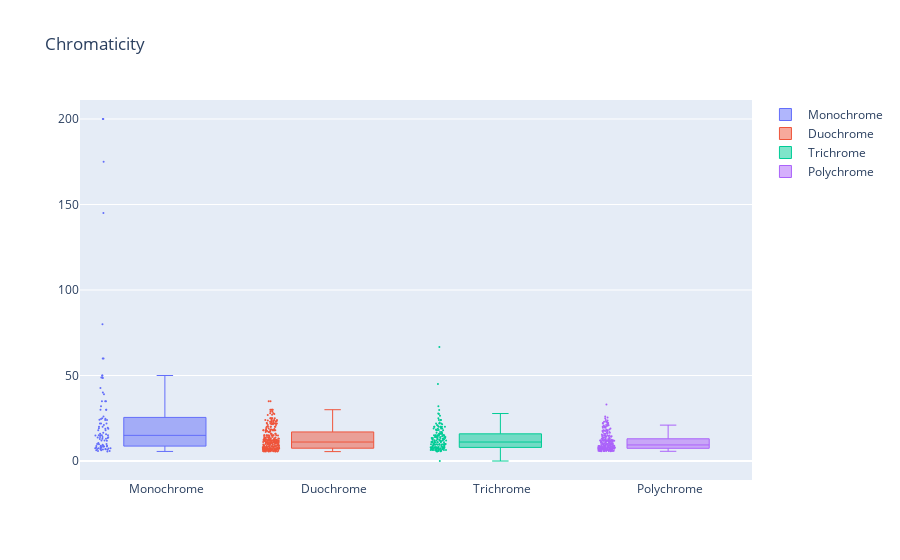
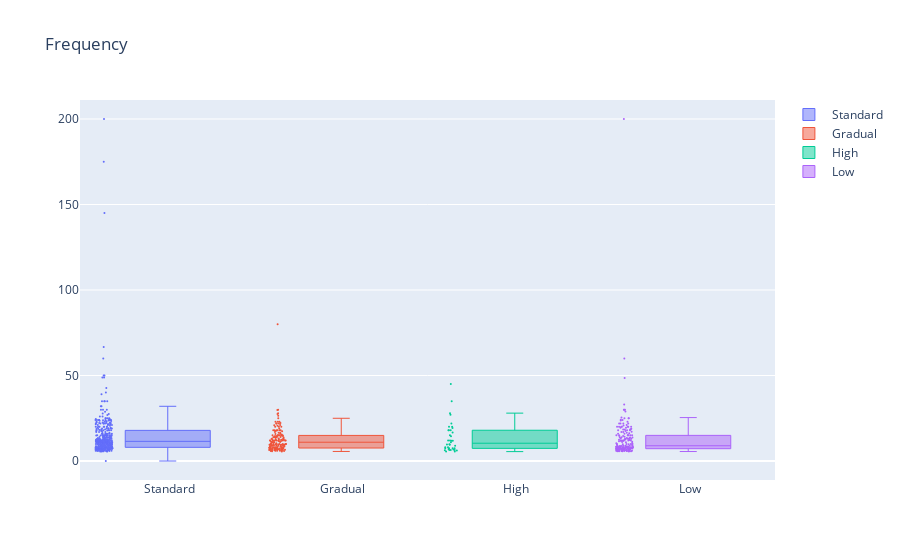
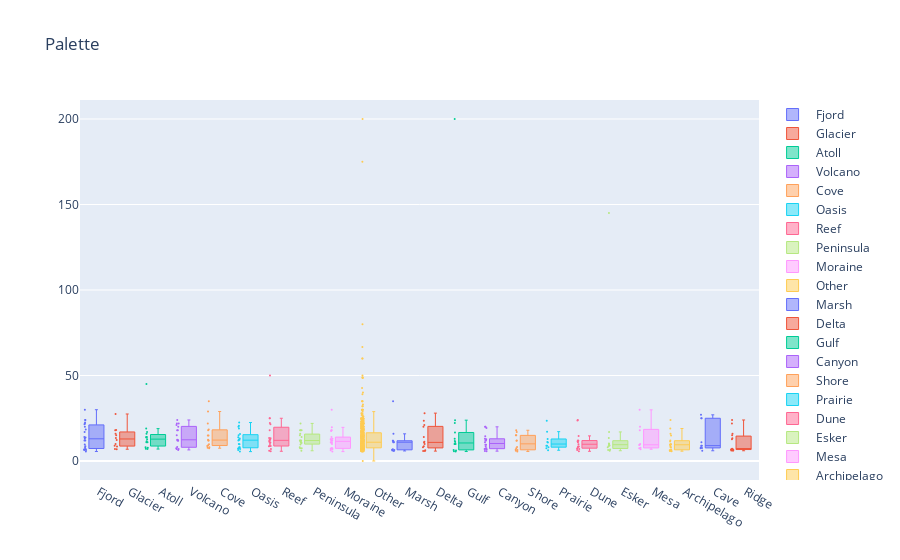
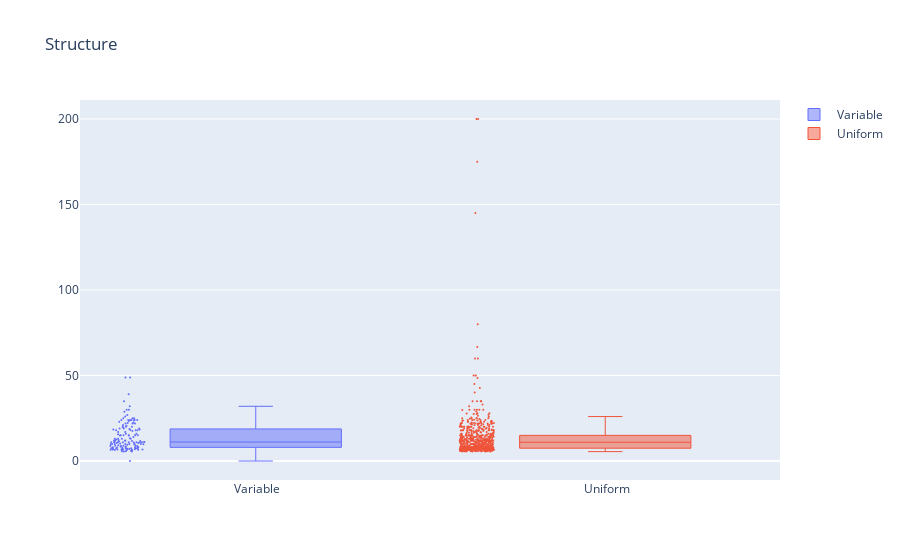

Notebook cell for these charts, in order:
### Markdown cell above
Note that the charts are interactive. You can zoom, hover, pan, etc.

### Code cell
import plotly.express as px
import plotly.graph_objects as go

# import matplotlib.pyplot as plt
import seaborn as sns

# plt.rcParams["figure.figsize"] = (20, 10)
pd.set_option("display.max_columns", None)
pd.plotting.register_matplotlib_converters()

# sns.boxplot(x=df.Style, y=df.Lastprice, hue=df.Chromaticity)
for trait in traits:
    # sns.boxplot(x=df[trait], y=df.Lastprice).set_title(trait)
    # fig = px.box(df, x=trait, y="Lastprice", title=trait, points="all")
    # fig.show()

    fig = go.Figure()
    for traitvariant in df.groupby(trait).median().sort_values("Lastprice", ascending=False).index:
        fig.add_trace(
            go.Box(
                y=df[df[trait] == traitvariant].Lastprice.values,
                name=traitvariant,
                boxpoints="all",
                jitter=0.2,
                whiskerwidth=0.2,
                marker_size=2,
                line_width=1,
            )
        )
    fig.update_layout(title=trait)
    fig.show()

### Figure 1 — Plotly figure (JSON) as saved in the notebook; plotly's stock layout.template omitted (floating-point values rounded to 4 significant figures; data arrays with more than 128 entries replaced by an {"elided": "..."} marker saying what was removed)
{"data": [{"boxpoints": "all", "jitter": 0.2, "line": {"width": 1}, "marker": {"size": 2}, "name": " Monochrome", "type": "box", "whiskerwidth": 0.2, "y": [200, 200, 175, 145, 80, 60, 60, 50, 50, 48.89, 48.88, 48.57, 42.69, 40, 39, 35, 35, 35, 32, 30, 30, 30, 26, 25, 24.69, 24.5, 24.07, 24, 24, 22, 22, 22, 21, 20, 20, 19.5, 19.2, 18.9, 18.88, 18, 18, 16.5, 15.9, 15.59, 15, 15, 15, 15.0, 14.99, 14, 13.99, 13.9, 13.7, 13.5, 13, 13, 12.88, 11.99, 11.99, 11.82, 10.49, 10, 10, 9.8, 9.5, 8.99, 8.98, 8.89, 8.85, 8.6, 8.5, 8.49, 8.4, 8.2, 7.85, 7.8, 7.5, 7.5, 7.4, 7.39, 7.24, 7.1, 7, 6.9, 6.9, 6.75, 6.64, 6.3, 6.25, 5.93, 5.8, 5.6, null, null, null, null, null, null, null, null, null, null, null, null, null, null, null, null, null, null, null, null, null, null, null, null, null, null, null, null, null, null, null, null, null, null, null]}, {"boxpoints": "all", "jitter": 0.2, "line": {"width": 1}, "marker": {"size": 2}, "name": " Duochrome", "type": "box", "whiskerwidth": 0.2, "y": {"elided": "352 float values"}}, {"boxpoints": "all", "jitter": 0.2, "line": {"width": 1}, "marker": {"size": 2}, "name": " Trichrome", "type": "box", "whiskerwidth": 0.2, "y": {"elided": "226 float values"}}, {"boxpoints": "all", "jitter": 0.2, "line": {"width": 1}, "marker": {"size": 2}, "name": " Polychrome", "type": "box", "whiskerwidth": 0.2, "y": {"elided": "295 float values"}}], "layout": {"title": {"text": "Chromaticity"}}}

### Figure 2 — Plotly figure (JSON) as saved in the notebook; plotly's stock layout.template omitted (floating-point values rounded to 4 significant figures; data arrays with more than 128 entries replaced by an {"elided": "..."} marker saying what was removed)
{"data": [{"boxpoints": "all", "jitter": 0.2, "line": {"width": 1}, "marker": {"size": 2}, "name": " Standard", "type": "box", "whiskerwidth": 0.2, "y": {"elided": "491 float values"}}, {"boxpoints": "all", "jitter": 0.2, "line": {"width": 1}, "marker": {"size": 2}, "name": " Gradual", "type": "box", "whiskerwidth": 0.2, "y": {"elided": "213 float values"}}, {"boxpoints": "all", "jitter": 0.2, "line": {"width": 1}, "marker": {"size": 2}, "name": " High", "type": "box", "whiskerwidth": 0.2, "y": [45, 35, 28, 27, 22, 20, 20, 19.3, 18, 18, 17.98, 16.69, 15, 14.5, 12, 11.96, 11.9, 11.9, 11, 9.8, 9.69, 9.5, 9, 8, 8, 7.537, 7.5, 7.49, 7.4, 6.99, 6.7, 6.49, 6.4, 6.4, 6.29, 6.19, 5.555, 5.5, null, null, null, null, null, null, null, null, null, null, null, null, null, null, null, null, null, null, null]}, {"boxpoints": "all", "jitter": 0.2, "line": {"width": 1}, "marker": {"size": 2}, "name": " Low", "type": "box", "whiskerwidth": 0.2, "y": {"elided": "239 float values"}}], "layout": {"title": {"text": "Frequency"}}}

### Figure 3 — Plotly figure (JSON) as saved in the notebook; plotly's stock layout.template omitted (floating-point values rounded to 4 significant figures; data arrays with more than 128 entries replaced by an {"elided": "..."} marker saying what was removed)
{"data": [{"boxpoints": "all", "jitter": 0.2, "line": {"width": 1}, "marker": {"size": 2}, "name": " Fjord", "type": "box", "whiskerwidth": 0.2, "y": [30, 24, 24, 22.5, 21.99, 21.5, 19.97, 18.5, 16.99, 14, 13.8, 13, 12, 11.98, 9.69, 8.6, 8, 7.1, 6.9, 6.79, 6.5, 6.5, 5.55, null, null]}, {"boxpoints": "all", "jitter": 0.2, "line": {"width": 1}, "marker": {"size": 2}, "name": " Glacier", "type": "box", "whiskerwidth": 0.2, "y": [27.5, 18.13, 18, 15.99, 15, 13.5, 12.29, 10, 8.99, 8.469, 6.99, 6.9, null, null]}, {"boxpoints": "all", "jitter": 0.2, "line": {"width": 1}, "marker": {"size": 2}, "name": " Atoll", "type": "box", "whiskerwidth": 0.2, "y": [45, 18.95, 17, 16, 14, 14, 13.75, 12.8, 11.5, 11, 10.99, 8, 7.77, 7.2, 6.99, null, null, null, null]}, {"boxpoints": "all", "jitter": 0.2, "line": {"width": 1}, "marker": {"size": 2}, "name": " Volcano", "type": "box", "whiskerwidth": 0.2, "y": [24, 22, 21.99, 21, 19.99, 18, 18, 15, 12.4, 12.35, 11.96, 11.8, 8.2, 7.537, 7.1, 6.99, 6.49, null, null]}, {"boxpoints": "all", "jitter": 0.2, "line": {"width": 1}, "marker": {"size": 2}, "name": " Cove", "type": "box", "whiskerwidth": 0.2, "y": [35, 28.94, 22, 18.5, 17.95, 14.99, 14.95, 12.5, 12, 12, 9.8, 9.25, 8.85, 8, 7.7, 7.5, null, null, null, null, null, null, null]}, {"boxpoints": "all", "jitter": 0.2, "line": {"width": 1}, "marker": {"size": 2}, "name": " Oasis", "type": "box", "whiskerwidth": 0.2, "y": [22.5, 20.69, 20, 19, 15.8, 15, 13.9, 13.2, 12.65, 12.4, 11.99, 9.99, 9.8, 8, 7.99, 7.5, 7.3, 7, 6.4, 5.5, null, null, null, null, null, null, null]}, {"boxpoints": "all", "jitter": 0.2, "line": {"width": 1}, "marker": {"size": 2}, "name": " Reef", "type": "box", "whiskerwidth": 0.2, "y": [50, 25, 25.0, 22.2, 21.5, 18, 13.5, 13.33, 12.5, 12.45, 11.75, 11.11, 10.9, 10, 8.8, 8.75, 8.6, 7, 5.97, 5.7, null, null]}, {"boxpoints": "all", "jitter": 0.2, "line": {"width": 1}, "marker": {"size": 2}, "name": " Peninsula", "type": "box", "whiskerwidth": 0.2, "y": [22, 18, 18, 18, 16, 15, 14, 12, 12, 12, 11.5, 11, 10.88, 10.5, 9.69, 8, 7.5, 7.5, 5.99, null, null]}, {"boxpoints": "all", "jitter": 0.2, "line": {"width": 1}, "marker": {"size": 2}, "name": " Moraine", "type": "box", "whiskerwidth": 0.2, "y": [30, 19.69, 18, 17.98, 17.5, 14, 13, 12.8, 12.69, 12, 11.99, 11, 10.98, 10.69, 9.99, 7.49, 7.4, 7.25, 7.123, 7, 6.29, 5.5, null, null, null, null]}, {"boxpoints": "all", "jitter": 0.2, "line": {"width": 1}, "marker": {"size": 2}, "name": " Other", "type": "box", "whiskerwidth": 0.2, "y": {"elided": "585 float values"}}, {"boxpoints": "all", "jitter": 0.2, "line": {"width": 1}, "marker": {"size": 2}, "name": " Marsh", "type": "box", "whiskerwidth": 0.2, "y": [35, 15.9, 11.9, 11.8, 11.4, 11, 11, 6.9, 6.6, 6.49, 6.1, 5.889, null, null, null, null, null]}, {"boxpoints": "all", "jitter": 0.2, "line": {"width": 1}, "marker": {"size": 2}, "name": " Delta", "type": "box", "whiskerwidth": 0.2, "y": [28, 23.5, 21, 20, 14, 11.3, 10.9, 9.9, 8.69, 8.1, 6.35, 5.85, 5.8, null, null, null, null, null]}, {"boxpoints": "all", "jitter": 0.2, "line": {"width": 1}, "marker": {"size": 2}, "name": " Gulf", "type": "box", "whiskerwidth": 0.2, "y": [200, 23.89, 22.22, 16.69, 13, 11.75, 11.11, 10, 10.0, 9.99, 6.5, 6.21, 5.75, 5.555, null, null, null, null, null]}, {"boxpoints": "all", "jitter": 0.2, "line": {"width": 1}, "marker": {"size": 2}, "name": " Canyon", "type": "box", "whiskerwidth": 0.2, "y": [20, 20, 19.3, 14.5, 13, 12.8, 12, 12, 11, 9.5, 9.5, 8.5, 7.49, 7.22, 7, 6.777, 5.85, 5.77, null, null, null]}, {"boxpoints": "all", "jitter": 0.2, "line": {"width": 1}, "marker": {"size": 2}, "name": " Shore", "type": "box", "whiskerwidth": 0.2, "y": [17.99, 17, 15, 15, 12, 11.88, 8.2, 7.49, 6.6, 6.5, 5.95, 5.6, null, null, null, null, null]}, {"boxpoints": "all", "jitter": 0.2, "line": {"width": 1}, "marker": {"size": 2}, "name": " Prairie", "type": "box", "whiskerwidth": 0.2, "y": [23.5, 17.17, 12.89, 11.11, 10.88, 9, 9, 8.1, 7.489, 6.3, null, null, null, null, null, null, null]}, {"boxpoints": "all", "jitter": 0.2, "line": {"width": 1}, "marker": {"size": 2}, "name": " Dune", "type": "box", "whiskerwidth": 0.2, "y": [24, 23.69, 14.69, 12, 11.9, 11.5, 10.96, 9.8, 8.5, 8.49, 8, 7.35, 7, 6.4, 5.7, null, null, null, null, null, null, null]}, {"boxpoints": "all", "jitter": 0.2, "line": {"width": 1}, "marker": {"size": 2}, "name": " Esker", "type": "box", "whiskerwidth": 0.2, "y": [145, 17, 13.5, 10.25, 10, 10, 9.1, 8.8, 8, 6.68, 6.5, 6, null, null, null, null, null, null, null]}, {"boxpoints": "all", "jitter": 0.2, "line": {"width": 1}, "marker": {"size": 2}, "name": " Mesa", "type": "box", "whiskerwidth": 0.2, "y": [29.91, 20, 18, 9.88, 9.5, 9.4, 7.7, 7.5, 6.9, null, null, null, null, null, null]}, {"boxpoints": "all", "jitter": 0.2, "line": {"width": 1}, "marker": {"size": 2}, "name": " Archipelago", "type": "box", "whiskerwidth": 0.2, "y": [24, 19, 15.9, 14.9, 12, 11.45, 9.8, 9.8, 9.69, 9.5, 8.765, 8, 8, 6.68, 6.49, 6.29, 5.9, 5.8, 5.75, null, null]}, {"boxpoints": "all", "jitter": 0.2, "line": {"width": 1}, "marker": {"size": 2}, "name": " Cave", "type": "box", "whiskerwidth": 0.2, "y": [27, 25, 25, 11, 9, 9, 7.9, 7.66, 7.5, 5.99, null, null, null, null, null]}, {"boxpoints": "all", "jitter": 0.2, "line": {"width": 1}, "marker": {"size": 2}, "name": " Ridge", "type": "box", "whiskerwidth": 0.2, "y": [24, 22, 15.9, 15, 13.3, 12.69, 7.15, 7.1, 6.89, 6.8, 6.75, 6.7, 6.4, 6.19, 6, null, null, null]}], "layout": {"title": {"text": "Palette"}}}

### Figure 4 — Plotly figure (JSON) as saved in the notebook; plotly's stock layout.template omitted (floating-point values rounded to 4 significant figures; data arrays with more than 128 entries replaced by an {"elided": "..."} marker saying what was removed)
{"data": [{"boxpoints": "all", "jitter": 0.2, "line": {"width": 1}, "marker": {"size": 2}, "name": " Variable", "type": "box", "whiskerwidth": 0.2, "y": {"elided": "192 float values"}}, {"boxpoints": "all", "jitter": 0.2, "line": {"width": 1}, "marker": {"size": 2}, "name": " Uniform", "type": "box", "whiskerwidth": 0.2, "y": {"elided": "808 float values"}}], "layout": {"title": {"text": "Structure"}}}
